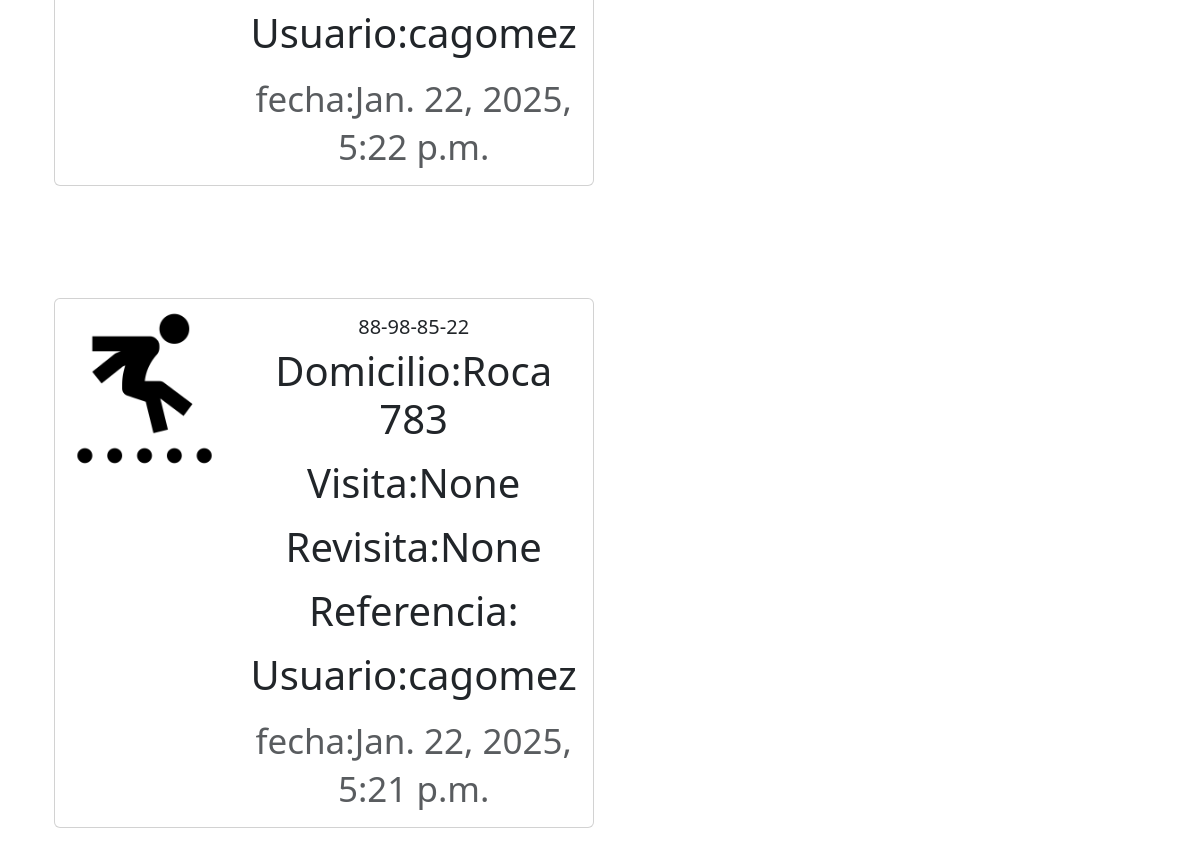
The app's page /home_in/ (signed in, lower part), older data.
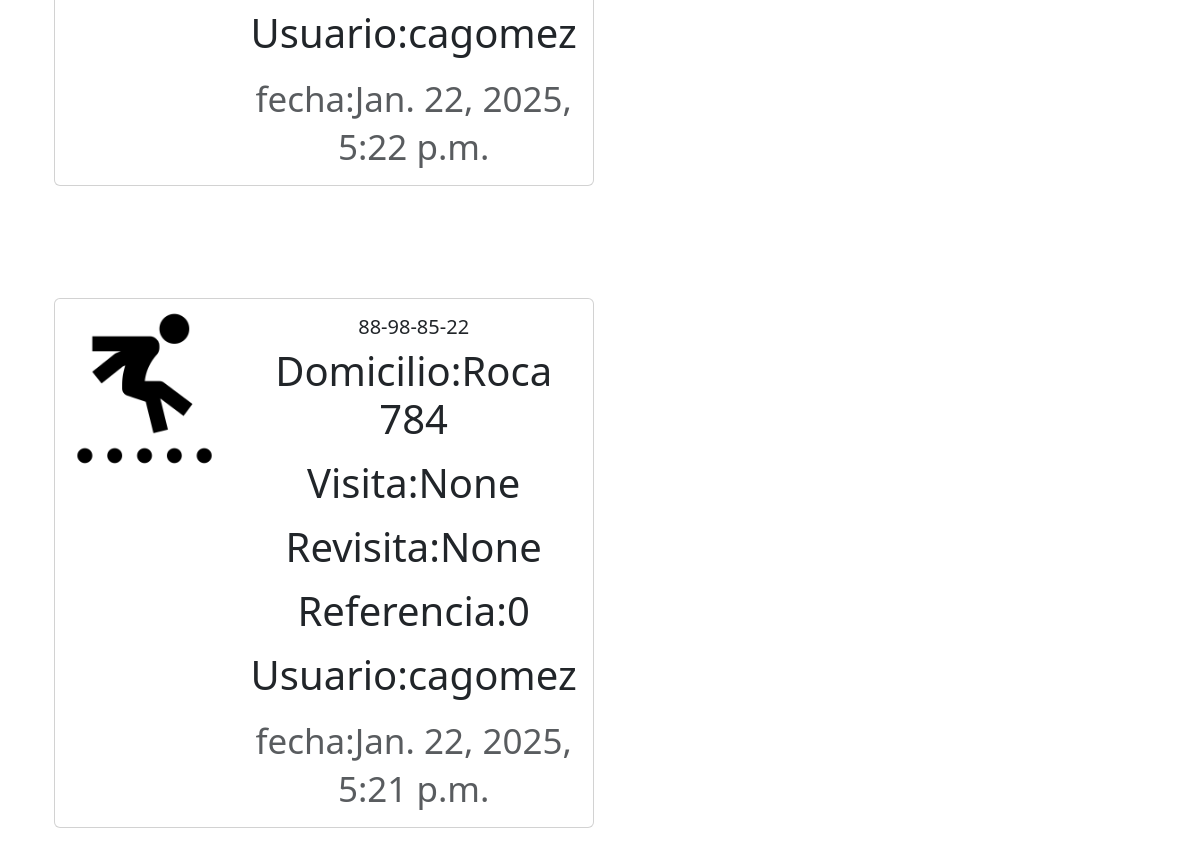
The same page, newer data.
### hoja_campo/models.py (models this page shows, shortened)
class Meep(models.Model):
    created_at = models.DateTimeField(auto_now_add=True)
    user = models.ForeignKey(User, related_name="meeps", on_delete=models.DO_NOTHING)
    domicilio = models.CharField(max_length=200)
    ficha = models.TextField(max_length=11)
    visita = models.ForeignKey(Ficha_Tipo, on_delete=models.CASCADE,null=True)
    revisita = models.ForeignKey(Ficha_Tipo_2, on_delete=models.CASCADE,null=True)
    revisita_fecha = models.DateField(blank=True, null=True)
    revisita_usuario = models.TextField(max_length=11,default='')
    ficha_ref = models.TextField(max_length=11,default='')
    comentarios = models.TextField(default=0, null=False,blank=False, max_length=200)

### hoja_campo/views.py (the view, shortened to what this page needs)
# urls.py: path('home_in/', views.home_in, name='home_in'),
def home_in(request):
    if request.user.is_authenticated:
       form = MeepForm(request.POST or None)
       meeps = Meep.objects.all().order_by("-created_at")
       return render(request, 'home_in.html', {"meeps":meeps, "form":form})
    else:
         messages.success(request, ("Tenes que estar logueado"))
         return render(request, 'login.html', {"meeps":meeps})

### hoja_campo/hoja_campo/templates/home_in.html (shortened to what this page needs)
{% extends 'base.html' %}
{% load static %}
{% block content %}
<h1>Hola de Ruta<h1>
<div class="container text-center">
    <div class="row">
            <div class="col-12">
              {% for meep in meeps %}
              {% if meep.visita == 9 %}
             <div class="card border-success mb-3" style="max-width: 540px;">
                 <div class="row g-0">
                   <div class="col-md-4">
                     <img src="{% static 'images/user.png' %}" class="img-fluid rounded-start" alt="Profile_Image">
                   </div>
                   <div class="col-md-8">
                     <div class="card-body">
                       <h5 class="card-title">{{ meep.ficha }}</h5>
                       <p class="card-text">Domicilio:{{ meep.domicilio }}</p>
                       <p class="card-text">Visita:{{ meep.visita }}</p>
                       <p class="card-text">Revisita:{{ meep.revisita }}</p>
                       <p class="card-text">Referencia:{{ meep.ficha_ref }}</p>
                       <p class="card-text">Usuario:{{ meep.user }}</p>
                       <p class="card-text"><small class="text-body-secondary">fecha:{{ meep.created_at }}</small></p>
                       {% if request.user.username == profile.user.username %}
                         <a href="{% url 'edit_meep' meep.id %}"><button type="button" class="btn btn-outline-success btn-lg">Editar</button></a>
                       {% endif %}
                     </div>
                   </div>
                 </div>
             </div>
             {% else %}
             <div class="card mb-3" style="max-width: 540px;">
               <div class="row g-0">
                 <div class="col-md-4">
                   <img src="{% static 'images/user.png' %}" class="img-fluid rounded-start" alt="Profile_Image">
                 </div>
                 <div class="col-md-8">
                   <div class="card-body">
                     <h5 class="card-title">{{ meep.ficha }}</h5>
                     <p class="card-text">Domicilio:{{ meep.domicilio }}</p>
                     <p class="card-text">Visita:{{ meep.visita }}</p>
                     <p class="card-text">Revisita:{{ meep.revisita }}</p>
                     <p class="card-text">Referencia:{{ meep.ficha_ref }}</p>
                     <p class="card-text">Usuario:{{ meep.user }}</p>
                     <p class="card-text"><small class="text-body-secondary">fecha:{{ meep.created_at }}</small></p>
                   </div>
                 </div>
               </div>
             </div>
             {% endif %}
             <br/><br/>
             {% endfor %}
         </div>
{% endblock %}

Row changes from the older to the newer data that the page shows:
changed Meep "None": domicilio "Roca 783" → "Roca 784"; ficha_ref (not shown) → "0"
